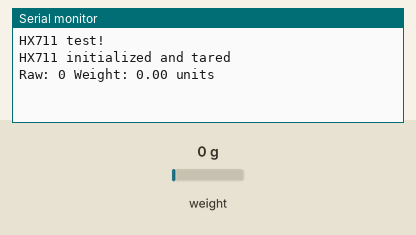
This program was run on a simulated Arduino Uno, built with avr-gcc and run on an emulated ATmega328P. On the bench: the last lines printed to the serial monitor. The inputs (shaded band) are chosen by the test bench; at power-on: weight on the scale 0 g.

Above: at 2.2 s.
2.3 s: weight on the scale set to 100 g
At 3.0 s:
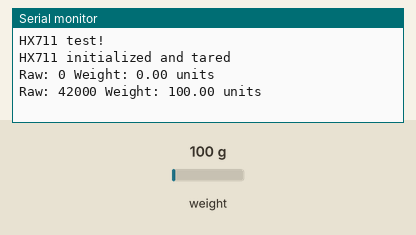
3.8 s: weight on the scale set to 1250 g
At 4.3 s:
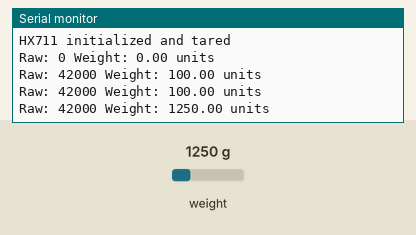
Timing chart, 0 to 6.8 s (numbered marks = the images above; inputs shaded):
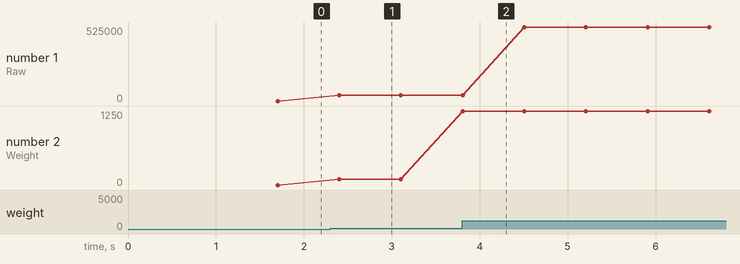

The program:

main.cpp
```cpp
#include <Arduino.h>
#include "HX711.h"

// HX711 circuit wiring
const int LOADCELL_DOUT_PIN = 3;
const int LOADCELL_SCK_PIN = 2;

HX711 scale;

void setup() {
  Serial.begin(9600);
  Serial.println(F("HX711 test!"));

  scale.begin(LOADCELL_DOUT_PIN, LOADCELL_SCK_PIN);

  // Set scale factor (calibration value)
  // For the 5kg load cell simulation, raw values range from 0-2100
  scale.set_scale(420.0); // This gives us readings in a 0-5 range for 0-2100 raw

  // Tare the scale to zero
  scale.tare();

  Serial.println(F("HX711 initialized and tared"));
}

void loop() {
  delay(500);

  if (scale.is_ready()) {
    long rawValue = scale.get_value();
    float weight = scale.get_units();

    Serial.print(F("Raw: "));
    Serial.print(rawValue);
    Serial.print(F(" Weight: "));
    Serial.print(weight, 2);
    Serial.println(F(" units"));
  } else {
    Serial.println(F("HX711 not ready"));
  }
}
```

Measured:
- after the input at 2.3 s, the serial monitor: prints a new line after 0.10 s (image 1)
- after the input at 3.8 s, the serial monitor: prints a new line at once (image 2)
- plotted number 1: 0 → 42000 after the input at 2.3 s, 42000 → 525000 after the input at 3.8 s
- plotted number 2: 0 → 100 after the input at 2.3 s, 100 → 1250 after the input at 3.8 s
